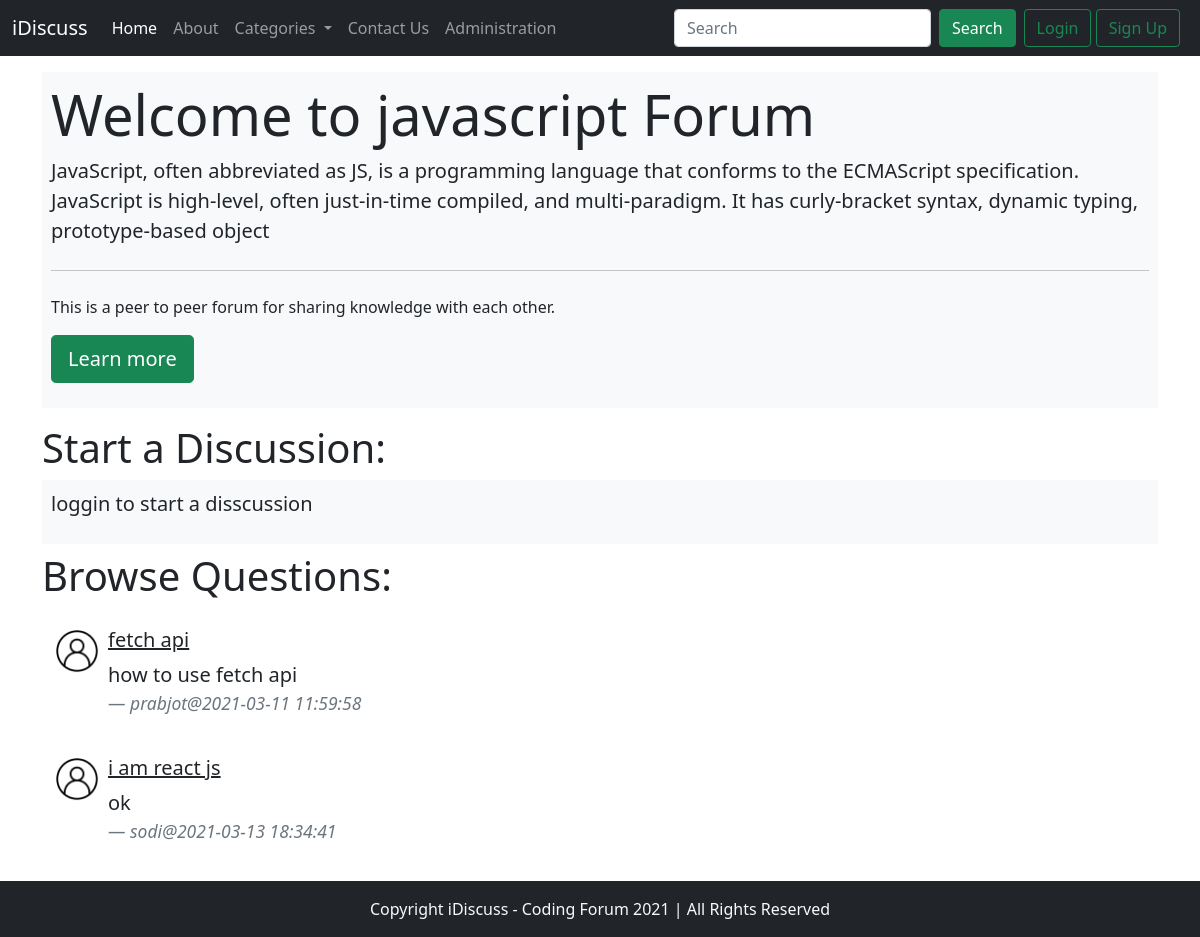
The app's page /threadlist.php?catid=2 with its own data.
### tables this page shows
CREATE TABLE `categories` (
  `category_id` int(11) NOT NULL,
  `category_name` varchar(255) NOT NULL,
  `category_description` varchar(255) NOT NULL,
  `created` datetime NOT NULL DEFAULT current_timestamp()
);

CREATE TABLE `thread` (
  `thread_id` int(7) NOT NULL,
  `thread_title` varchar(255) NOT NULL,
  `thread_desc` text NOT NULL,
  `thread_cat_id` int(7) NOT NULL,
  `thread_user_id` int(7) NOT NULL,
  `timestamp` datetime NOT NULL DEFAULT current_timestamp()
);

CREATE TABLE `users` (
  `sno.` int(8) NOT NULL,
  `user_username` varchar(30) NOT NULL,
  `user_password` varchar(255) NOT NULL,
  `timestamp` datetime NOT NULL DEFAULT current_timestamp()
);

### threadlist.php (the view, shortened to what this page needs)
<!doctype html>
<html lang="en">
<head>
    <link href="https://cdn.jsdelivr.net/npm/bootstrap@5.0.0-beta2/dist/css/bootstrap.min.css" rel="stylesheet"
>
</head>
<body>
    <?php require './partials/_header.php' ?>
    <?php require './partials/_db_connect.php' ?>
    <?php
        $id = $_GET['catid'];
        $sql = "SELECT * FROM `categories` WHERE category_id =$id";
        $result = mysqli_query($conn, $sql);
        while($row = mysqli_fetch_assoc($result)){
            $catname = $row['category_name'];
            $catdesc = $row['category_description'];
        }
    ?>
    <div class="container my-3">
        <div class="jumbotron border border-light bg-light text-dark p-2">
            <h1 class="display-4">Welcome to
                <?php echo $catname; ?> Forum
            </h1>
            <p class="lead">
                <?php echo $catdesc;?>
            </p>
            <hr class="my-4">
            <p>This is a peer to peer forum for sharing knowledge with each other.</p>
            <p class="lead">
                <a class="btn btn-success btn-lg" href="#" role="button">Learn more</a>
            </p>
        </div>
    </div>
    <?php
    if (isset($_SESSION['loggedin']) && $_SESSION['loggedin'] == true) {
        echo '<div class="container">
                <h1 class="py-2">Start a Discussion:</h1>
                <form action="'.$_SERVER["REQUEST_URI"].'" method="POST">
                    <div class="mb-3">
                        <label for="title" class="form-label">Problem Title</label>
                        <input type="text" class="form-control" id="title" name="title" required aria-describedby="emailHelp">
                        <div id="emailHelp" class="form-text">Keep your title short and crisp as possible.</div>
                    </div>
                    <div class="mb-3">
                        <label for="desc">Elloborate Your Concern</label>
                        <textarea class="form-control" id="desc" name="desc" required rows="3"></textarea>
                    </div>
                    <button type="submit" class="btn btn-primary my-2">Submit</button>
                </form>
            </div>';
    }else{
        echo"<div class='container'>
              <h1 class='py2'>Start a Discussion:</h1>
                <div class='jumbotron border border-light bg-light text-dark p-2'>
                    <p class='lead'>loggin to start a disscussion</p>
                </div>
            </div>";
    }
    ?>
    <div class="container">
        <h1 class="py-2">Browse Questions:</h1>
        <?php
            $id = $_GET['catid'];
            $sql = "SELECT * FROM `thread` WHERE thread_cat_id = $id";
            $result = mysqli_query($conn, $sql);
            while($row = mysqli_fetch_assoc($result)){
                $title = $row['thread_title'];
                $desc = $row['thread_desc'];
                $id = $row['thread_id'];
                $thread_time = $row['timestamp'];
                $thread_user_id = $row['thread_user_id'];
                $sql2 = "SELECT user_username FROM `users` WHERE `sno.` = '$thread_user_id' ";
                $result2 = mysqli_query($conn, $sql2);
                $row2 = mysqli_fetch_assoc($result2);
                echo'<div class="media d-flex p-2 my-0">
                        <img class="mr-3 p-1" src="img/default_img.png" width="54px" height="54px" alt="Generic placeholder image">
                        <div class="media-body p-1">
                            <blockquote class="blockquote">
                                <h5 class="mt-0"><a class="text-dark" href="thread.php?thread_id='.$id.'">'.$title.'</a></h5>
                                <p class="mb-3">'.$desc.'</p>
                                <footer class="blockquote-footer"><cite title="Source Title">'.$row2['user_username']. '@'.$thread_time.'</cite></footer>
                            </blockquote>
                        </div>
                    </div>
                    '
                    ;
            }
        ?>
    </div>
    <?php require './partials/_footer.php' ?>
</body>
</html>

### records on screen
categories: category_name "javascript", category_description "JavaScript, often abbreviated as JS, is a programming language that conforms to the ECMAScript specification. JavaScript is high-level, often just-in-time compiled, and multi-paradigm. It has curly-bracket syntax, dynamic typing, prototype-based object"
thread: thread_title "fetch api", thread_desc "how to use fetch api", users.user_username "prabjot", timestamp "2021-03-11 11:59:58"
thread: thread_title "i am react js", thread_desc "ok", users.user_username "sodi", timestamp "2021-03-13 18:34:41"
